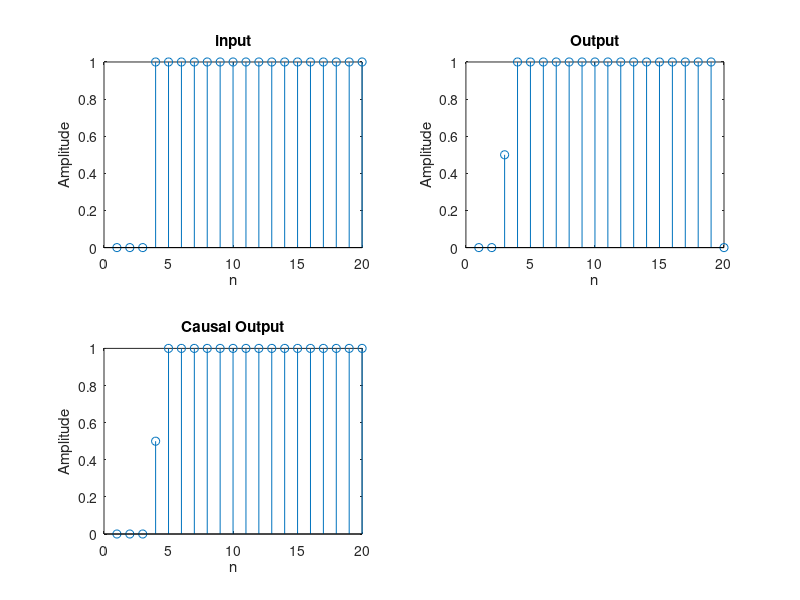

Source code (MATLAB):
% Yeman Brhane HAGOs
% MAIA 
%LAB2
function  []= Causal_fun()
% define input
N=20;
n=1:N;
In=ones(1,N);
In(1:3)=0;
%non causal output
output=zeros(1,N);
%Causal output
output_2=zeros(1,N);
for i=1:N
  
    if i<N
       m=In(i)+In(i+1);
    else
         m=0;
       
    end  
    output(i)=m/2;

end
figure;
subplot(2,2,1);
stem(n,In)
title('input');
xlabel('n');
ylabel('Amplitude')
% Output
subplot(2,2,2);
stem(n,output)
title('Output');
xlabel('n');
ylabel('Amplitude')

for i=1:N
    if i>1
       m=In(i)+In(i-1);
       output_2(i)=m/2;
    else
         m=In(i);
       output_2(i)=m/2;
    end
end
subplot(2,2,3);
stem(n,output_2)
title('Causal Output');
xlabel('n');
ylabel('Amplitude')
end

